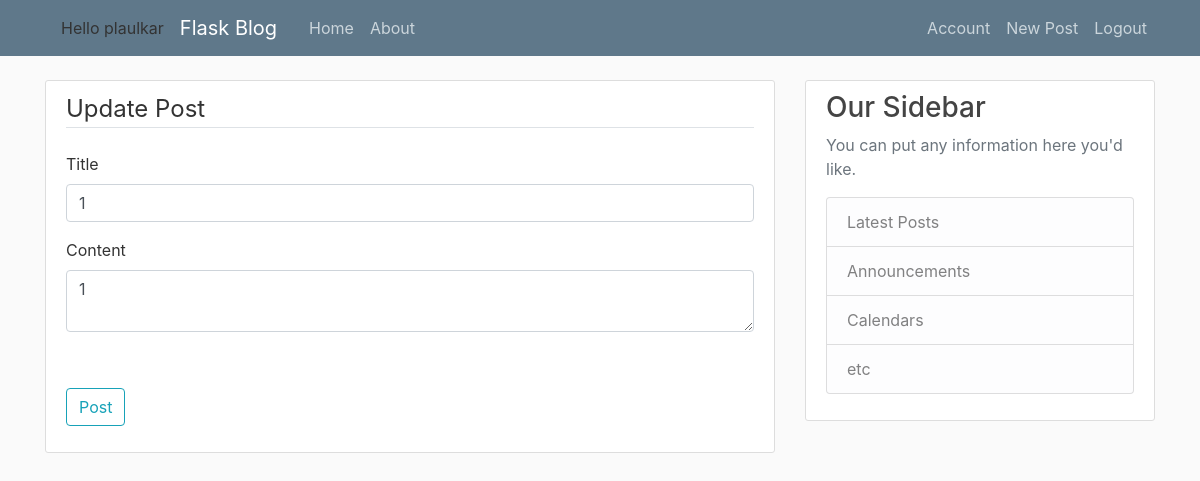
Page /post/1/update (signed in) on the earlier database version.
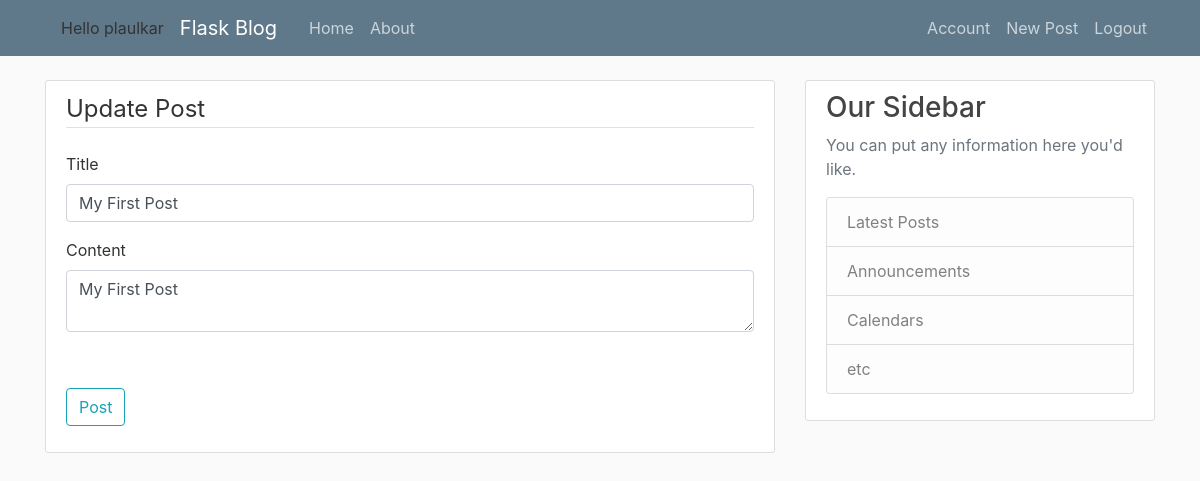
Same page on the later database version.
### flaskblog/models.py (models this page shows, shortened)
class Post(db.Model):
	id = db.Column(db.Integer, primary_key=True);
	title = db.Column(db.String(100), nullable=False)
	date_posted = db.Column(db.DateTime, nullable=False, default=datetime.utcnow);
	content = db.Column(db.Text, nullable=False)
	user_id = db.Column(db.Integer, db.ForeignKey('user.id'), nullable=False);

### flaskblog/posts/routes.py (the view)
@posts.route('/post/<int:post_id>/update', methods=['GET', 'POST'])
@login_required
def update_post(post_id):
	post = Post.query.get_or_404(post_id)
	if(post.author != current_user):
		abort(403)
	form = PostForm()
	if (form.validate_on_submit()):
		post.title = form.title.data
		post.content = form.content.data
		db.session.commit();
		flash('Your post has been updated', 'success')
		return redirect(url_for('posts.post', post_id=post.id))
	elif(request.method == 'GET'):
		form.title.data = post.title
		form.content.data = post.content
	return render_template('create_post.html', title='Update Post', form=form, legend='Update Post')

### flaskblog/posts/forms.py
class PostForm(FlaskForm):
	title = StringField('Title', validators=[DataRequired()])
	content = TextAreaField('Content', validators=[DataRequired()])
	submit = SubmitField('Post')

### flaskblog/models.py (called while the page is built)
@login_manager.user_loader
def load_user(user_id):
	return User.query.get(int(user_id))

### flaskblog/templates/create_post.html (shortened to what this page needs)
{% extends "layout.html" %}
{% block content %}
	<div class='content-section'>
		<form method="POST", action="">
			<fieldset class="form-group">
				<legend class="border-bottom mb-4">{{ legend }}</legend>
				<div class="form-group">
					{{ form.title.label(class="form-control-label") }}
					{% if form.title.errors %}
						{{ form.title(class="form-control form-control-lg is-invalid") }}
						<div class="invalid-feedback">
							{% for error in form.title.errors %}
								<span>{{ error }}</span>
							{% endfor %}
						</div>
					{% else %}
						{{ form.title(class="form-control form-control-label") }}
					{% endif %}
				</div>
				<div class="form-group">
					{{ form.content.label(class="form-control-label") }}
					{% if form.content.errors %}
						{{ form.content(class="form-control form-control-lg is-invalid") }}
						<div class="invalid-feedback">
							{% for error in form.content.errors %}
								<span>{{ error }}</span>
							{% endfor %}
						</div>
					{% else %}
						{{ form.content(class="form-control form-control-label") }}
					{% endif %}
				</div>
			</fieldset><br>
			<div class="form-group">
					{{ form.submit(class="btn btn-outline-info") }}
			</div>
		</form>
	</div>
{% endblock content %}

Differences in the rows shown:
now on this page (row edited): Post: title "My First Post", content "My First Post"
Other differences:
form field title: "1" → (not shown)
form field content: "1" → (not shown)
